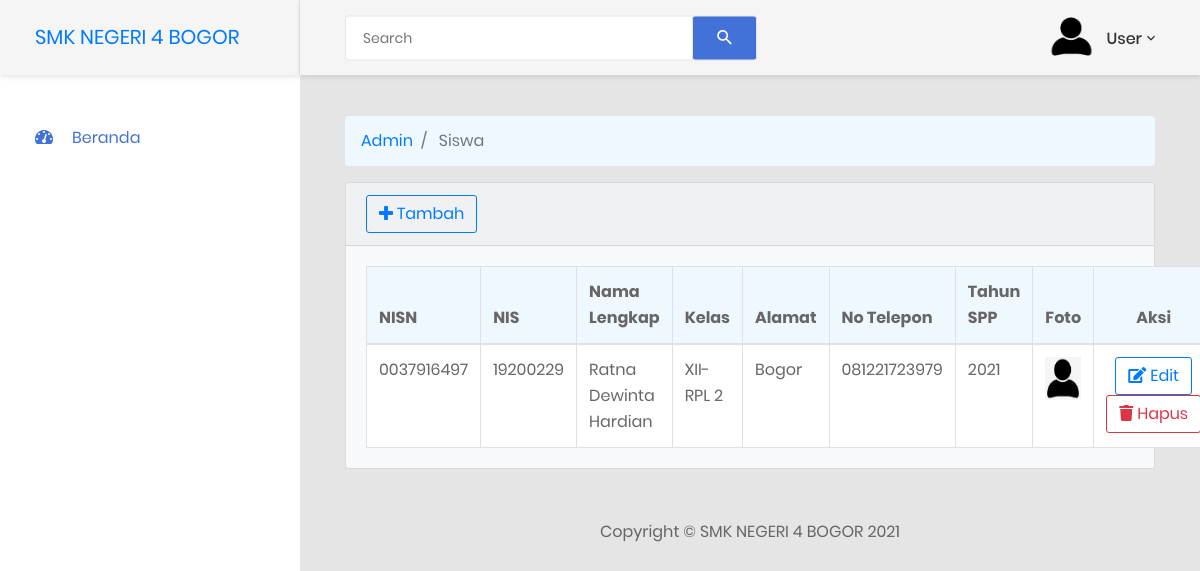
The page /index.php/admin/siswa on the database as committed earlier.
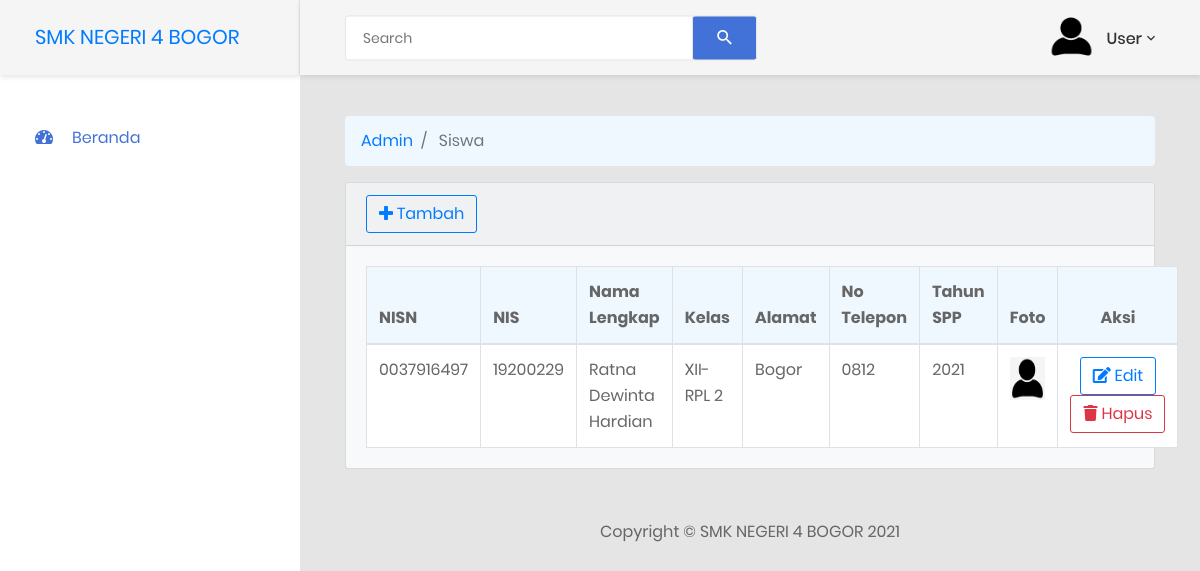
The same page on the database as committed later.
### tables this page shows
CREATE TABLE `siswa` (
  `nisn` varchar(10) NOT NULL,
  `nis` varchar(8) NOT NULL,
  `nama` varchar(35) NOT NULL,
  `id_kelas` int(11) NOT NULL,
  `alamat` text NOT NULL,
  `no_telp` varchar(13) NOT NULL,
  `id_spp` int(11) NOT NULL,
  `id_login` int(11) NOT NULL,
  `image` varchar(255) NOT NULL DEFAULT 'default.jpg'
);

CREATE TABLE `kelas` (
  `id_kelas` int(11) NOT NULL,
  `nama_kelas` varchar(10) NOT NULL,
  `id_kk` int(10) NOT NULL
);

CREATE TABLE `spp` (
  `id_spp` int(11) NOT NULL,
  `tahun` varchar(30) NOT NULL,
  `nominal` varchar(20) NOT NULL
);

### application/controllers/admin/siswa.php (called while the page is built, shortened)
<?php
class Siswa extends CI_Controller
{
    function __construct()
    {
        $this->load->model("siswa_model");
        $this->load->library('form_validation');
    }
    public function index()
    {
        $data['GetSiswa'] = $this->siswa_model->getAll();
        $data['content'] = 'siswa/v_siswa';
        $this->load->view('admin/overview_view', $data);
    }
}

### index.php (called while the page is built, shortened)
<?php
require_once BASEPATH.'core/CodeIgniter.php';

### application/models/Siswa_model.php (called while the page is built, shortened)
<?php
class Siswa_model extends CI_Model
{
    public function getAll()
    {
        $this->db->select('*');
        $this->db->from('siswa');
        $this->db->join('kelas', 'siswa.id_kelas=kelas.id_kelas');
        $this->db->join('spp', 'siswa.id_spp=spp.id_spp');
        $query = $this->db->get();
        return $query->result();
    }
}

### application/views/siswa/v_siswa.php (the view)
<div class="card bg-light ">
    <div class="card-header">
        <a class="btn btn-outline-primary" href="<?php echo site_url('admin/siswa/add') ?>">
            <i class="fa fa-plus" aria-hidden="true"></i>
            Tambah
        </a>
    </div>
    <div class="card-body">
        <table id="example" class="table table-striped table-bordered" style="width:100%; background-color:aliceblue;">
            <thead>
                <tr>
                    <th style="width: 50px;">NISN</th>
                    <th style="width: 50px;">NIS</th>
                    <th style="width: 600px;">Nama Lengkap</th>
                    <th style="width: 150px;">Kelas</th>
                    <th style="width: 50px;">Alamat</th>
                    <th style="width: 200px;">No Telepon</th>
                    <th style="width: 200px;">Tahun SPP</th>
                    <th style="width: 50px;">Foto</th>
                    <th class="text-center" style="width: 500px;">Aksi</th>
                </tr>
            </thead>
            <tbody>
                <?php
                if (!empty($GetSiswa)) {
                    foreach ($GetSiswa as $GetR) {
                ?>
                        <tr>
                            <td><?php echo $GetR->nisn; ?></td>
                            <td><?php echo $GetR->nis; ?></td>
                            <td><?php echo $GetR->nama; ?></td>
                            <td><?php echo $GetR->nama_kelas; ?></td>
                            <td><?php echo $GetR->alamat; ?></td>
                            <td><?php echo $GetR->no_telp; ?></td>
                            <td><?php echo $GetR->tahun; ?></td>
                            <td><img src="<?php echo base_url('assets/admin/images/icon/profile.png') ?>" style="width:45px; height:43px;"></td>
                            <td class="text-center">
                                <a class="btn btn-outline-primary" href="<?php echo site_url('admin/siswa/edit/') . $GetR->nisn ?>">
                                    <i class="fa fa-pencil-square-o" aria-hidden="true"></i>
                                    Edit
                                </a>
                                <a class="btn btn-outline-danger" onclick="return confirm('Apakah Anda Yakin Ingin Menghapus Data Ini?')" href="<?php echo site_url('admin/siswa/delete/') . $GetR->nisn ?>">
                                    <i class="fa fa-trash" aria-hidden="true"></i>
                                    Hapus
                                </a>
                            </td>
                        </tr>
                <?php
                    }
                }
                ?>
            </tbody>
        </table>
    </div>
</div>

Rows that differ between the two databases and show on the page:
changed siswa "Ratna Dewinta Hardian": no_telp "081221723979" → "0812"
